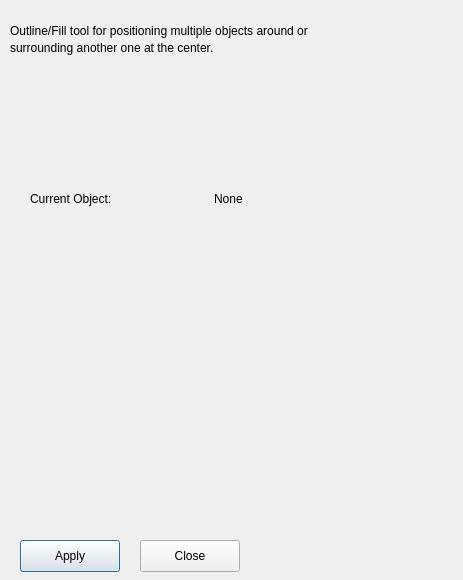
<?xml version="1.0" encoding="UTF-8"?>
<ui version="4.0">
    <class>Dialog</class>
    <widget class="QDialog" name="Dialog">

        <property name="geometry">
            <rect>
                <x>0</x>
                <y>0</y>
                <width>463</width>
                <height>580</height>
            </rect>
        </property>

        <property name="windowTitle">
            <string>Dialog</string>
        </property>

        <widget class="QLabel" name="label_7">
            <property name="geometry">
                <rect>
                    <x>10</x>
                    <y>20</y>
                    <width>581</width>
                    <height>21</height>
                </rect>
            </property>
            <property name="text">
                <string>Outline/Fill tool for positioning multiple objects around or </string>
            </property>
        </widget>

        <widget class="QLabel" name="label_8">
            <property name="geometry">
                <rect>
                    <x>10</x>
                    <y>40</y>
                    <width>331</width>
                    <height>16</height>
                </rect>
            </property>
            <property name="text">
                <string>surrounding another one at the center.</string>
            </property>
        </widget>

        <widget class="QWidget" name="gridLayoutWidget">
            <property name="geometry">
                <rect>
                    <x>30</x>
                    <y>80</y>
                    <width>361</width>
                    <height>479</height>
                </rect>
            </property>

            <layout class="QGridLayout" name="gridLayout">

                <!-- row 0 -->
                <item row="0" column="0">
                    <layout class="QVBoxLayout" name="verticalLayout_2">x
                        <item>
                            <layout class="QHBoxLayout" name="horizontalLayout_4">
                                <item>
                                    <widget class="QLabel" name="label_11">
                                        <property name="text">
                                            <string>Current Object:</string>
                                        </property>
                                    </widget>
                                </item>
                                <item>
                                    <widget class="QLabel" name="center_objs">
                                        <property name="text">
                                            <string>None</string>
                                        </property>
                                        <property name="wordWrap">
                                            <bool>true</bool>
                                        </property>
                                    </widget>
                                </item>
                            </layout>
                        </item>
                    </layout>
                </item>

                 <!-- row 12 -->
                <item row="12" column="0">
                    <widget class="QLabel" name="warnings">
                        <property name="text">
                            <string/>
                        </property>
                    </widget>
                </item>

            </layout>
        </widget>

        <widget class="QPushButton" name="apply_button">
            <property name="geometry">
                <rect>
                    <x>20</x>
                    <y>540</y>
                    <width>100</width>
                    <height>32</height>
                </rect>
            </property>
            <property name="text">
                <string>Apply</string>
            </property>
        </widget>

        <widget class="QPushButton" name="close_button">
            <property name="geometry">
                <rect>
                    <x>140</x>
                    <y>540</y>
                    <width>100</width>
                    <height>32</height>
                </rect>
            </property>
            <property name="text">
                <string>Close</string>
            </property>
        </widget>

    </widget>

    <resources/>
    <connections/>
</ui>
